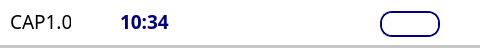
<?xml version="1.0" encoding="UTF-8"?>
<ui version="4.0">
 <class>Form</class>
 <widget class="QWidget" name="Form">
  <property name="geometry">
   <rect>
    <x>0</x>
    <y>0</y>
    <width>480</width>
    <height>48</height>
   </rect>
  </property>
  <property name="windowTitle">
   <string>Form</string>
  </property>
  <property name="styleSheet">
   <string notr="true">QLabel {
	font-family: Poppins;
}

QWidget {
	background-color: white;
}</string>
  </property>
  <widget class="QLabel" name="label">
   <property name="geometry">
    <rect>
     <x>10</x>
     <y>1</y>
     <width>61</width>
     <height>41</height>
    </rect>
   </property>
   <property name="styleSheet">
    <string notr="true">	font-size: 14pt;</string>
   </property>
   <property name="text">
    <string>CAP1.0</string>
   </property>
  </widget>
  <widget class="QLabel" name="batteryExtBorder">
   <property name="geometry">
    <rect>
     <x>380</x>
     <y>11</y>
     <width>60</width>
     <height>26</height>
    </rect>
   </property>
   <property name="styleSheet">
    <string notr="true">border: 2px solid #00007f;
border-radius: 12px;
background-color: transparent;</string>
   </property>
   <property name="text">
    <string/>
   </property>
  </widget>
  <widget class="QLabel" name="baterryLevel">
   <property name="geometry">
    <rect>
     <x>380</x>
     <y>11</y>
     <width>60</width>
     <height>26</height>
    </rect>
   </property>
   <property name="styleSheet">
    <string notr="true">background: qlineargradient(
    x1: 0, y1: 0, x2: 1, y2: 0,
    stop:0 rgba(255, 255, 255, 255),
	stop:0 rgba(255, 255, 255, 255), 
	stop:0 rgba(0, 0, 127, 255), 
	stop:1 rgba(0, 0, 127, 255)
);
border-radius: 12px;

</string>
   </property>
   <property name="text">
    <string/>
   </property>
  </widget>
  <widget class="QLabel" name="batteryIntBorder">
   <property name="geometry">
    <rect>
     <x>382</x>
     <y>13</y>
     <width>56</width>
     <height>22</height>
    </rect>
   </property>
   <property name="styleSheet">
    <string notr="true">border: 2px solid white;
background-color: transparent;
border-radius: 10px;</string>
   </property>
   <property name="text">
    <string/>
   </property>
  </widget>
  <widget class="QLabel" name="batteryLbl">
   <property name="geometry">
    <rect>
     <x>445</x>
     <y>14</y>
     <width>31</width>
     <height>20</height>
    </rect>
   </property>
   <property name="styleSheet">
    <string notr="true"/>
   </property>
   <property name="text">
    <string/>
   </property>
  </widget>
  <widget class="QLabel" name="chargeIndicator">
   <property name="geometry">
    <rect>
     <x>350</x>
     <y>10</y>
     <width>26</width>
     <height>26</height>
    </rect>
   </property>
   <property name="text">
    <string/>
   </property>
  </widget>
  <widget class="QLabel" name="border">
   <property name="geometry">
    <rect>
     <x>0</x>
     <y>45</y>
     <width>480</width>
     <height>3</height>
    </rect>
   </property>
   <property name="styleSheet">
    <string notr="true">background-color: rgb(199, 199, 199);</string>
   </property>
   <property name="text">
    <string/>
   </property>
  </widget>
  <widget class="QLabel" name="timeLbl">
   <property name="geometry">
    <rect>
     <x>120</x>
     <y>1</y>
     <width>91</width>
     <height>41</height>
    </rect>
   </property>
   <property name="styleSheet">
    <string notr="true">color: #00007f;
font-weight: bold;
font-size: 14pt;</string>
   </property>
   <property name="text">
    <string>10:34</string>
   </property>
  </widget>
  <widget class="QLabel" name="networkLbl">
   <property name="geometry">
    <rect>
     <x>80</x>
     <y>5</y>
     <width>31</width>
     <height>31</height>
    </rect>
   </property>
   <property name="styleSheet">
    <string notr="true">	font-size: 14pt;</string>
   </property>
   <property name="text">
    <string/>
   </property>
  </widget>
  <zorder>baterryLevel</zorder>
  <zorder>batteryExtBorder</zorder>
  <zorder>label</zorder>
  <zorder>batteryIntBorder</zorder>
  <zorder>batteryLbl</zorder>
  <zorder>chargeIndicator</zorder>
  <zorder>border</zorder>
  <zorder>timeLbl</zorder>
  <zorder>networkLbl</zorder>
 </widget>
 <resources/>
 <connections/>
</ui>
